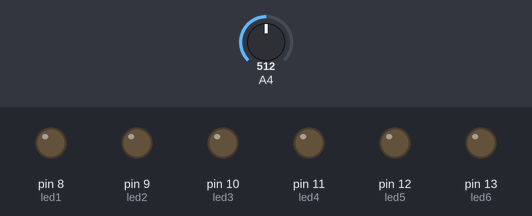
Bench run of a sketch on a simulated Arduino Uno, built with avr-gcc and run on an emulated ATmega328P. Parts: output pins drawn as LEDs (lit = HIGH). The inputs (shaded band) are chosen by the test bench; at power-on: A4 = 512.

Above: at 1.2 s.
1.3 s: A4 set to 306
2.8 s: A4 set to 277
At 3.7 s:
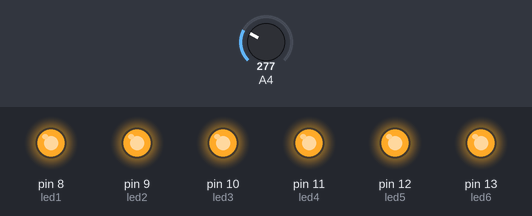
4.3 s: A4 set to 247
At 4.9 s:
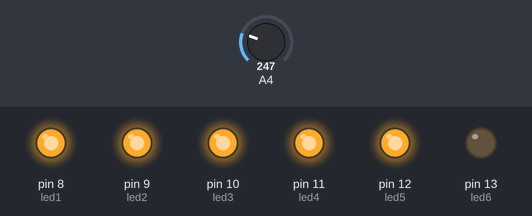
5.8 s: A4 set to 216
At 7.0 s:
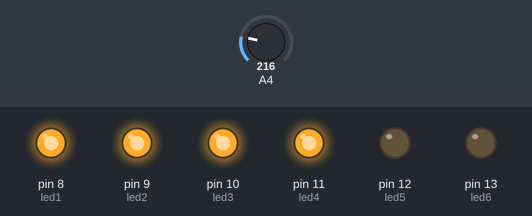
7.3 s: A4 set to 122
At 8.4 s:
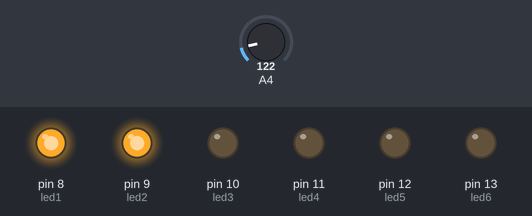
Timing chart, 0 to 9.8 s (numbered marks = the images above; inputs shaded):
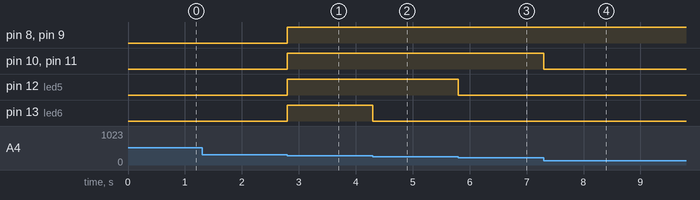

The sketch:

LightMeter.ino
```cpp
// This script was written by James Oliver 2017
// It turns the LEDs into a meter for the LDR

// declare variables for leds

int led1 = 8;
int led2 = 9;
int led3 = 10;
int led4 = 11;
int led5 = 12;
int led6 = 13;


void setup()
{
  // Setup LED pins as outputs
  pinMode(led1, OUTPUT);
  pinMode(led2, OUTPUT);
  pinMode(led3, OUTPUT);
  pinMode(led4, OUTPUT);
  pinMode(led5, OUTPUT);
  pinMode(led6, OUTPUT);

  //start serial connection so we can later print LDR value
  Serial.begin(115200);

}

void loop()
{
  // Read LDR value
  int sensorValue = analogRead(A4);

  // Print LDR value to serial monitor
  //Serial.println(sensorValue);

  //determine number of LEDs on
  int numberLedOn = map(sensorValue, 50, 260, 0, 6);

  // Print Led number on to serial for testing
  //Serial.println(numberLedOn);

  //Use if else chain to turn the correct number of LEDs on
  if(numberLedOn == 0)
  {
    digitalWrite(led1, LOW);
    digitalWrite(led2, LOW);
    digitalWrite(led3, LOW);
    digitalWrite(led4, LOW);
    digitalWrite(led5, LOW);
    digitalWrite(led6, LOW);
  }
  else if(numberLedOn == 1)
  {
    digitalWrite(led1, HIGH);
    digitalWrite(led2, LOW);
    digitalWrite(led3, LOW);
    digitalWrite(led4, LOW);
    digitalWrite(led5, LOW);
    digitalWrite(led6, LOW);
  }
  if(numberLedOn == 2)
  {
    digitalWrite(led1, HIGH);
    digitalWrite(led2, HIGH);
    digitalWrite(led3, LOW);
    digitalWrite(led4, LOW);
    digitalWrite(led5, LOW);
    digitalWrite(led6, LOW);
  }
  if(numberLedOn == 3)
  {
    digitalWrite(led1, HIGH);
    digitalWrite(led2, HIGH);
    digitalWrite(led3, HIGH);
    digitalWrite(led4, LOW);
    digitalWrite(led5, LOW);
    digitalWrite(led6, LOW);
  }
  if(numberLedOn == 4)
  {
    digitalWrite(led1, HIGH);
    digitalWrite(led2, HIGH);
    digitalWrite(led3, HIGH);
    digitalWrite(led4, HIGH);
    digitalWrite(led5, LOW);
    digitalWrite(led6, LOW);
  }
  if(numberLedOn == 5)
  {
    digitalWrite(led1, HIGH);
    digitalWrite(led2, HIGH);
    digitalWrite(led3, HIGH);
    digitalWrite(led4, HIGH);
    digitalWrite(led5, HIGH);
    digitalWrite(led6, LOW);
  }
  if(numberLedOn == 6)
  {
    digitalWrite(led1, HIGH);
    digitalWrite(led2, HIGH);
    digitalWrite(led3, HIGH);
    digitalWrite(led4, HIGH);
    digitalWrite(led5, HIGH);
    digitalWrite(led6, HIGH);
  }

}
```

Measured:
- the behaviour switches between 295 and 294 on A4 (found by bisection; images 0 and 1)
- the behaviour switches between 260 and 259 on A4 (found by bisection; images 1 and 2)
- the behaviour switches between 225 and 224 on A4 (found by bisection; images 2 and 3)
- after the input at 1.3 s, every drawn part: stays the same
- after the input at 2.8 s, pin 8 (led1), pin 9 (led2), pin 10 (led3), pin 11 (led4), pin 12 (led5), pin 13 (led6): LOW → HIGH at once
- after the input at 4.3 s, pin 13 (led6): HIGH → LOW at once
- after the input at 5.8 s, pin 12 (led5): HIGH → LOW at once
- after the input at 7.3 s, pin 10 (led3), pin 11 (led4): HIGH → LOW at once
